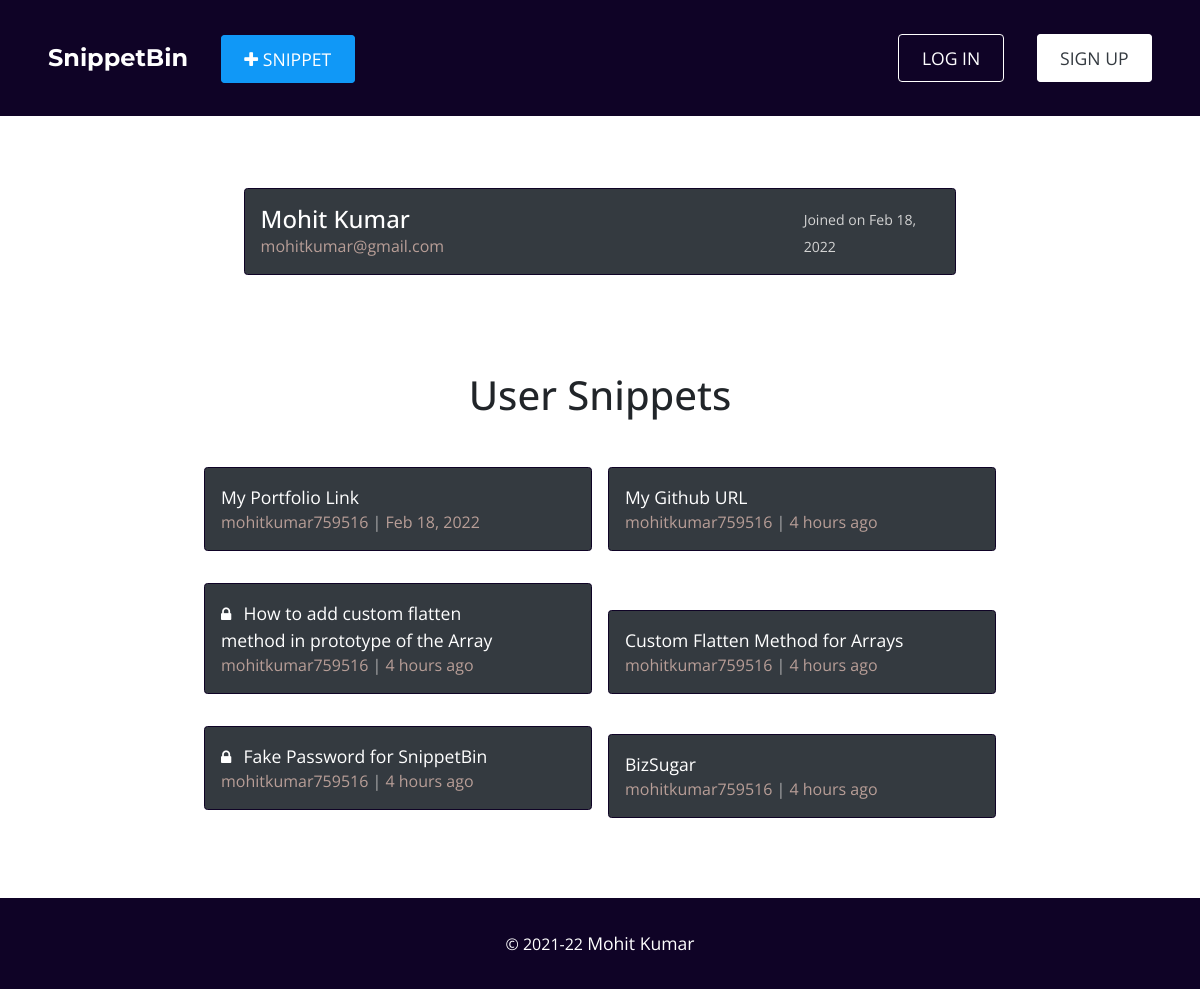
Page /u/mohitkumar759516/ on the committed database.
### account/models.py (models this page shows, shortened)
class User(AbstractBaseUser, PermissionsMixin):
    id = models.UUIDField(default=uuid.uuid4, unique=True, primary_key=True, editable=False)
    username = models.CharField(
      verbose_name='Username',
      max_length=40,
      validators=[
        RegexValidator(
          regex=USERNAME_REGEX,
          message='username must be alphanumeric. Can contain characters like @ . - _',
          code='invalid_username'
        )
      ]
    )
    email = models.EmailField(verbose_name='Email Address', max_length=120, unique=True)
    name = models.CharField(verbose_name='Your Full Name', max_length=50)
    date_joined = models.DateTimeField(verbose_name='Date Joined', auto_now_add=True)
    is_admin = models.BooleanField(verbose_name='Admin User', default=False)
    is_staff = models.BooleanField(verbose_name='Staff User', default=False)
    is_superuser = models.BooleanField(verbose_name='Super User', default=False)
    is_active = models.BooleanField(verbose_name='Active User', default=True)
    USERNAME_FIELD = 'email'
    objects = UserManager()

### snippet/models.py (models this page shows)
class Snippet(models.Model):
  id = models.UUIDField(default = uuid.uuid4, unique = True, primary_key = True, editable = False)
  user = models.ForeignKey(User, on_delete = models.CASCADE)
  title = models.CharField(verbose_name = 'Title', max_length = 255)
  snippet = models.TextField(verbose_name = 'Snippet')
  is_encrypted = models.BooleanField(verbose_name = 'Is Encrypted', default = False)
  has_expiry = models.BooleanField(verbose_name = 'Has Expiry', default = False)
  created_at = models.DateTimeField(auto_now_add = True)
  expiration_date = models.DateTimeField(blank = True, null = True)
  expired = models.BooleanField(default = False, blank = True, null = True)
  def __str__(self):
    return str(self.id)
  def extract_delta_datetime(self):
    now = datetime.datetime.now()
    created_at = self.created_at
    created_at = created_at + datetime.timedelta(hours = 5, minutes = 30)
    start_tz = created_at.replace(tzinfo = timezone('UTC'))
    end_tz = now.replace(tzinfo = timezone('UTC'))
    val, show_type = find_datetime_delta(start_tz, end_tz)
    if show_type:
      show_type = show_type if val == 1 else show_type + 's'
    result = f'{val} {show_type} ago' if show_type else f'{val}'
    return result
  def if_has_expired(self):
    flag = False
    if self.has_expiry:
      now = datetime.datetime.now()
      created_at = self.created_at
      expiration_date = self.expiration_date
      start_tz = created_at.replace(tzinfo = timezone('UTC'))
      now_tz = now.replace(tzinfo = timezone('UTC'))
      if not expiration_date:
        expire_tz = start_tz + datetime.timedelta(days = 1)
      else:
        expire_tz = expiration_date.replace(tzinfo = timezone('UTC'))
      expire_tz = expire_tz + datetime.timedelta(hours = 5, minutes = 30)
      if now_tz > expire_tz:
        flag = True
    return flag

### home/views.py (the view)
# urls.py: path('u/<str:username>/', views.dashboard_view, name = 'dashboard')
def dashboard_view(request, username):
  context = {}
  logged_in_user = request.user if request.user.is_authenticated else None
  if not logged_in_user or logged_in_user.username != username:
    context['is_other_user'] = True
  else:
    context['is_other_user'] = False
  try:
    user = User.objects.get(username = username)
  except User.DoesNotExist:
    messages.info(request, 'Requested user\'s profile doesnot exists')
    return redirect('home:home')
  except MultipleObjectsReturned:
    user = User.objects.filter(username = username).first()
  snippets_of_user = Snippet.objects.filter(user = user).order_by('-created_at')
  private_r = Count('snippet', filter = Q(is_encrypted = True))
  ans = Snippet.objects.annotate(private_r = private_r)
  print(ans)
  context['user'] = user
  context['snippets'] = snippets_of_user
  return render(request, 'home/dashboard.html', context)

### snippet/utils.py (called while the page is built)
def find_datetime_delta(start, end):
  val = end.strftime("%b %d, %Y")
  show_type = None
  delta = end - start
  days_passed = delta.days
  seconds_passed = delta.seconds
  if days_passed == 0:
    if seconds_passed > 3600:
      v = seconds_passed // 3600 # hours
      t = 'hour'
    elif seconds_passed >= 60 and seconds_passed <= 3600:
      """ minutes ago """
      v = (seconds_passed // 60) % 60  # minutes
      t = 'minute'
    else:
      """ seconds ago """
      v = seconds_passed # seconds
      t = 'second'
    val = v
    show_type = t
  elif days_passed > 0 and days_passed <= 30:
    """ days ago """
    val = days_passed # days
    show_type = 'day'
  elif days_passed > 30 and days_passed <= 120:
    """ months ago """
    val = days_passed // 30 # month
    show_type = 'month'
  return val, show_type

### home/templates/home/dashboard.html (shortened to what this page needs)
{% extends 'base.html' %}
{% load static %}
{% block content %}
<div class="mk-container">
  <div class="snippet-card" style="width:90%">
    <div class="card-left-content">
      <div class="upper-content">
        <h4>{{ user.name }}</h4>
      </div>
      <div class="lower-content">
        <span>{{ user.email }}</span>
      </div>
    </div>
    <div class="card-right-content">
      <a style="color: lightgrey"><small>Joined on {{ user.date_joined|date:"M d, Y" }}</small></a>
    </div>
  </div>
</div>
<div class="mk-container">
  <h1 class="text-center mb-5">User Snippets</h1>
  <div class="snippets-wrapper">
    {% if snippets %}
      {% for snippet in snippets %}
        <div class="snippet-card">
          <div class="card-left-content">
            <div class="upper-content">
              {% if snippet.is_encrypted %}
                <i class="fa fa-lock mr-2"></i>
              {% endif %}
              <a href="{% url 'snippet:snippet_detail' snippet.id %}" class="snippet-title">{{ snippet.title }}</a>
            </div>
            <div class="lower-content">
              <span>{{ snippet.user.username }}</span>
              <span>{{ snippet.extract_delta_datetime }}</span>
            </div>
          </div>
        </div>
      {% endfor %}
    {% endif %}
  </div>
</div>
{% endblock content %}

### static/css/style.css (style rules this page uses)
:root { --black: #000000; --black-light: #2c3333; --white: #ffffff; --grey: #f5f5f5; --dark-grey: #aaaaaa; --blue: #1098f7; --pink: #b89e97; --lightpink: #b89e97; --green: #1efc1e; --dark-purple: #0f0326; --red: #ff0000; --font-primary: 'Open Sans', sans-serif; --font-secondary: 'Roboto Slab', serif; --font-fancy: 'Montserrat', sans-serif; }
body { margin: 0; padding: 0; box-sizing: border-box; font-family: var(--font-primary); }
h1, h2, h3, h4, h5, h6, p { margin: 0; }
a { font-size: 1.1rem; }
.mk-container { margin: 3rem auto; padding: 1.5rem; width: 70%; }
.snippets-wrapper { display: grid; grid-template-columns: repeat(2, 1fr); grid-gap: 1rem; }
.snippets-wrapper > *:not(:last-child) { margin-bottom: 1rem; }
.snippet-card { margin: auto; width: 100%; display: grid; background: var(--dark); color: var(--white); grid-template-columns: 4fr 1fr; border: 1px solid var(--dark-purple); border-radius: 3.5px; padding: 1rem; -webkit-border-radius: 3.5px; -moz-border-radius: 3.5px; -ms-border-radius: 3.5px; -o-border-radius: 3.5px; }
.card-left-content .snippet-title { color: var(--white); }
.card-left-content .lower-content > * { color: var(--dark-grey); color: var(--lightpink); }
.card-left-content .lower-content > *:not(:last-child)::after { content: ' | '; color: var(--dark-grey); }
.card-right-content { clear: left; }
.card-right-content > a { float: right; position: relative; top: 50%; color: var(--blue); transform: translateY(-50%); -webkit-transform: translateY(-50%); -moz-transform: translateY(-50%); -ms-transform: translateY(-50%); -o-transform: translateY(-50%); }

### rows in the picture
User: name "Mohit Kumar", email "mohitkumar@gmail.com", date_joined "Feb 18, 2022"
Snippet: title "My Portfolio Link", user.username "mohitkumar759516", extract_delta_datetime "Feb 18, 2022"
Snippet: title "My Github URL", user.username "mohitkumar759516", extract_delta_datetime "4 hours ago"
Snippet: is_encrypted True (drawn), title "How to add custom flatten method in prototype of the Array", user.username "mohitkumar759516", extract_delta_datetime "4 hours ago"
Snippet: title "Custom Flatten Method for Arrays", user.username "mohitkumar759516", extract_delta_datetime "4 hours ago"
Snippet: is_encrypted True (drawn), title "Fake Password for SnippetBin", user.username "mohitkumar759516", extract_delta_datetime "4 hours ago"
Snippet: title "BizSugar", user.username "mohitkumar759516", extract_delta_datetime "4 hours ago"
